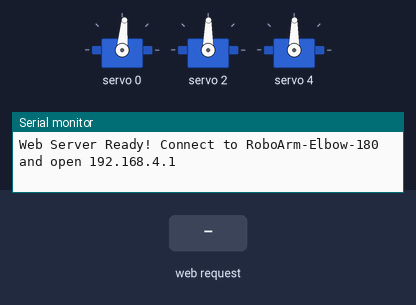
Simulated run of this sketch. Board: ESP32. Parts: 3 × servo, the last lines printed to the serial monitor. Inputs (shaded band) come from the test bench.

Above: at 1.2 s.
1.3 s: HTTP request GET /set?pulse=1 received
At 2.5 s:
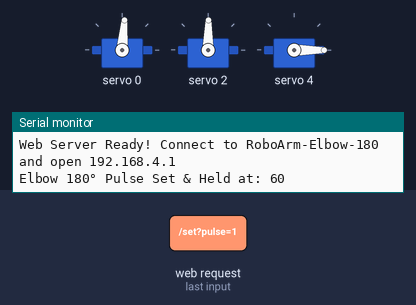
2.8 s: HTTP request GET /step?delta=120 received
At 3.9 s:
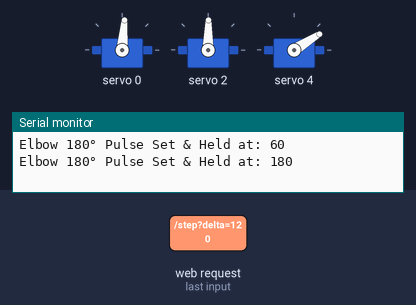
4.3 s: HTTP request GET /set?pulse=0 received
At 5.0 s:
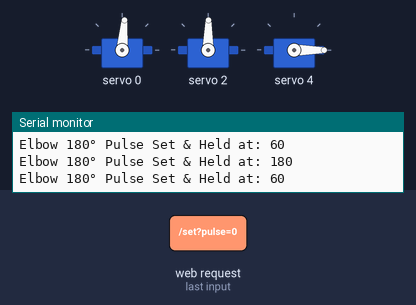
5.8 s: HTTP request GET /step?pulse=120&delta=120 received
At 6.2 s:
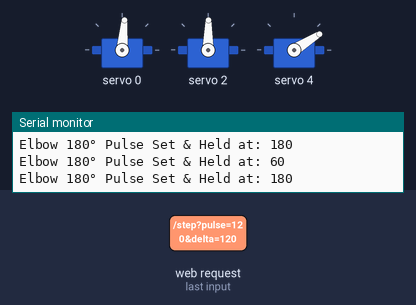
Timing chart, 0 to 8.3 s (numbered marks = the images above; inputs shaded):
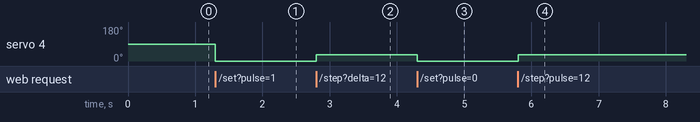

The sketch:

elbow_calib.ino
```cpp
#include <Wire.h>
#include <Adafruit_PWMServoDriver.h>
#include <WiFi.h>
#include <WebServer.h>

// ─────────────────────────────────────────
//  PCA9685 Config
// ─────────────────────────────────────────
Adafruit_PWMServoDriver pwm = Adafruit_PWMServoDriver();
#define SERVO_FREQ 50

// ─────────────────────────────────────────
//  Hardware Channels & Settings
// ─────────────────────────────────────────
const int BASE_CH     = 0;   // MG996R 360° (Locked at neutral 290)
const int SHOULDER_CH = 2;   // MG996R 180° (Locked at safe calibrated ~300)
const int ELBOW_CH    = 4;   // MG996R 180° Positional (TESTING JOINT)
const int ROLL_CH     = 6;   // MG90S 180° (160)
const int PITCH_CH    = 8;   // MG90S 180° (252)
const int GRIPPER_CH  = 10;  // MG90S 180° (350)

// Safe testing envelope for 180° Servo (Extended lower floor: 60 to 600)
const int MIN_SAFE_PULSE     = 60;
const int MAX_SAFE_PULSE     = 600;
const int DEFAULT_BOOT_PULSE = 300;
const int SHOULDER_HOLD_PULSE = 300; // Calibrated safe mid (180 to 500)

int currentElbowPulse = DEFAULT_BOOT_PULSE;

// ─────────────────────────────────────────
//  WiFi AP Config
// ─────────────────────────────────────────
const char* ssid     = "RoboArm-Elbow-180";
const char* password = "roboarm123";

WebServer server(80);

void lockOtherJoints() {
  // Hold Base 360° at dead-center 290 so it doesn't spin
  pwm.setPWM(BASE_CH, 0, 290);

  // Hold Shoulder 180° at safe calibrated center
  pwm.setPWM(SHOULDER_CH, 0, SHOULDER_HOLD_PULSE);

  // Cut or keep relaxed the wrist/gripper during elbow calibration
  pwm.setPWM(ROLL_CH, 0, 0);
  pwm.setPWM(PITCH_CH, 0, 0);
  pwm.setPWM(GRIPPER_CH, 0, 0);
}

void setElbowPulse(int p) {
  currentElbowPulse = constrain(p, MIN_SAFE_PULSE, MAX_SAFE_PULSE);
  pwm.setPWM(ELBOW_CH, 0, currentElbowPulse);
  Serial.printf("Elbow 180° Pulse Set & Held at: %d\n", currentElbowPulse);
}

void stepElbow(int delta) {
  setElbowPulse(currentElbowPulse + delta);
}

void cutPower() {
  pwm.setPWM(ELBOW_CH, 0, 0);
  pwm.setPWM(SHOULDER_CH, 0, 0);
  pwm.setPWM(BASE_CH, 0, 0);
  Serial.println("⚠️ All PWM Cut! Motor Relaxed.");
}

// ─────────────────────────────────────────
//  Web UI (180° Positional Elbow Calibrator)
// ─────────────────────────────────────────
const char HTML[] PROGMEM = R"rawliteral(
<!DOCTYPE html>
<html lang="en">
<head>
<meta charset="UTF-8"/>
<meta name="viewport" content="width=device-width,initial-scale=1.0"/>
<title>Elbow 180° Calibrator | RoboArm</title>
<style>
  @import url('https://fonts.googleapis.com/css2?family=Inter:wght@400;600;700;800&display=swap');
  *{margin:0;padding:0;box-sizing:border-box;}
  body{
    font-family:'Inter',sans-serif;
    background:#0a0b10;
    color:#e5e7eb;
    min-height:100vh;
    display:flex;
    flex-direction:column;
    align-items:center;
    padding:16px;
  }
  .card{
    background:#12141e;
    border:1px solid #1f2335;
    border-radius:24px;
    padding:24px 20px;
    width:100%;
    max-width:440px;
    box-shadow:0 12px 40px rgba(0,0,0,0.5);
    text-align:center;
  }
  h1{font-size:1.35rem;font-weight:800;color:#38bdf8;margin-bottom:4px;}
  .subtitle{font-size:0.8rem;color:#94a3b8;margin-bottom:12px;}
  .badge-row{display:flex;gap:6px;justify-content:center;margin-bottom:14px;flex-wrap:wrap;}
  .badge{
    display:inline-block;padding:4px 10px;
    background:#05966920;border:1px solid #10b98140;
    border-radius:12px;font-size:0.72rem;color:#10b981;
  }
  .guide-box{
    background:#1e1b4b;border:1px solid #4338ca;border-radius:14px;
    padding:12px;margin-bottom:14px;font-size:0.76rem;color:#c7d2fe;line-height:1.45;text-align:left;
  }
  .guide-box b{color:#a5b4fc;}
  .box{
    background:#0f172a;border:1px solid #1e293b;
    border-radius:16px;padding:16px 14px;margin-bottom:14px;text-align:left;
  }
  .box-title{font-size:0.85rem;font-weight:700;color:#38bdf8;margin-bottom:4px;}
  .box-desc{font-size:0.75rem;color:#64748b;margin-bottom:12px;line-height:1.4;}
  .hero-val{
    font-size:2.8rem;font-weight:800;color:#38bdf8;
    text-align:center;margin:6px 0 12px;letter-spacing:1px;
  }
  input[type=range]{
    width:100%;height:10px;border-radius:6px;
    background:#1e293b;outline:none;margin-bottom:14px;cursor:pointer;
  }
  .btn-grid-3{display:grid;grid-template-columns:1fr 1fr 1fr;gap:8px;margin-bottom:10px;}
  .btn{
    padding:12px 6px;font-size:0.85rem;font-weight:700;border:none;
    border-radius:12px;cursor:pointer;transition:all 0.1s ease;
  }
  .btn:active{transform:scale(0.96);}
  .btn-inc{background:#6366f1;color:#fff;}
  .btn-inc:hover{background:#4f46e5;}
  .btn-dec{background:#0284c7;color:#fff;}
  .btn-dec:hover{background:#0369a1;}
  .btn-home{
    width:100%;padding:13px;background:#1e293b;border:1px solid #334155;
    color:#f8fafc;font-size:0.88rem;font-weight:700;border-radius:10px;cursor:pointer;margin-top:6px;
  }
  .btn-home:hover{background:#334155;}
  .preset-grid{display:grid;grid-template-columns:repeat(6,1fr);gap:5px;margin-top:10px;}
  .btn-pre{
    padding:8px 2px;background:#1e293b;border:1px solid #334155;
    color:#cbd5e1;border-radius:8px;font-size:0.75rem;font-weight:700;cursor:pointer;
  }
  .btn-pre:hover{background:#334155;color:#fff;}
  .direct-form{display:flex;gap:8px;margin-top:12px;}
  .direct-input{
    flex:1;background:#1e293b;border:1px solid #334155;border-radius:10px;
    padding:8px 12px;color:#fff;font-size:0.9rem;font-weight:600;text-align:center;
  }
  .btn-set{
    background:#38bdf8;color:#0f172a;border:none;border-radius:10px;
    padding:8px 16px;font-size:0.85rem;font-weight:700;cursor:pointer;
  }
  .btn-cut{
    width:100%;padding:14px;background:#7f1d1d;border:1px solid #ef444455;
    color:#fca5a5;font-size:0.92rem;font-weight:700;border-radius:12px;cursor:pointer;margin-top:4px;
  }
  .btn-cut:active{transform:scale(0.97);}
  .status{margin-top:14px;font-size:0.82rem;color:#10b981;min-height:18px;font-weight:600;}
</style>
</head>
<body>
<div class="card">
  <h1>🦾 ELBOW 180° CALIBRATOR</h1>
  <p class="subtitle">MG996R Positional Servo (Channel 4)</p>
  <div class="badge-row">
    <span class="badge">🔒 Base (CH0) 360° at 290</span>
    <span class="badge">🔒 Shoulder (CH2) 180° Held at 300</span>
  </div>

  <div class="guide-box">
    <b>📋 Calibration Progress:</b><br/>
    • <b>MAX Limit:</b> 505 (Noted!)<br/>
    • <b>MIN Limit Testing:</b> Lower range open down to <b>60</b>.<br/>
    • 100 ke neeche <b>-5 / -1</b> karke dekhein kahan physical stop aata hai.
  </div>

  <!-- ── Current Position Hero & Slider ── -->
  <div class="box">
    <div class="box-title">📍 Live Position / Pulse (60 → 600)</div>
    <div class="hero-val" id="disp">300</div>
    <input type="range" min="60" max="600" value="300" id="slider" oninput="onSlide(this.value)" onchange="sendPulse(this.value)">

    <div class="preset-grid">
      <button class="btn-pre" onclick="sendPulse(70)">70</button>
      <button class="btn-pre" onclick="sendPulse(85)">85</button>
      <button class="btn-pre" onclick="sendPulse(100)">100</button>
      <button class="btn-pre" onclick="sendPulse(200)">200</button>
      <button class="btn-pre" onclick="sendPulse(300)">300 (MID)</button>
      <button class="btn-pre" onclick="sendPulse(505)">505 (MAX)</button>
    </div>

    <div class="direct-form">
      <input type="number" id="numInput" class="direct-input" placeholder="Type Pulse (60-600)" min="60" max="600" value="300"/>
      <button class="btn-set" onclick="sendManual()">GOTO</button>
    </div>
  </div>

  <!-- ── Step Controls ── -->
  <div class="box">
    <div class="box-title">⚡ Precision Step Controls</div>
    <div class="box-desc">
      Slowly find exact limits without sudden shock:
    </div>

    <!-- Decrement Group -->
    <div class="btn-grid-3">
      <button class="btn btn-dec" onclick="step(-1)">-1</button>
      <button class="btn btn-dec" onclick="step(-5)">-5</button>
      <button class="btn btn-dec" onclick="step(-15)">-15</button>
    </div>

    <!-- Increment Group -->
    <div class="btn-grid-3">
      <button class="btn btn-inc" onclick="step(+1)">+1</button>
      <button class="btn btn-inc" onclick="step(+5)">+5</button>
      <button class="btn btn-inc" onclick="step(+15)">+15</button>
    </div>

    <button class="btn-home" onclick="sendPulse(300)">🎯 CENTER / MIDPOINT (300)</button>
  </div>

  <button class="btn-cut" onclick="cutPower()">⚠️ CUT ALL POWER (EMERGENCY PWM 0)</button>
  <div class="status" id="status">Ready. Lower limit expanded down to 60.</div>
</div>

<script>
let currentVal = 300;

function setStatus(msg){document.getElementById('status').innerText = msg;}

function updateUI(val){
  currentVal = parseInt(val);
  document.getElementById('disp').innerText = currentVal;
  document.getElementById('slider').value = currentVal;
  document.getElementById('numInput').value = currentVal;
}

function onSlide(v){
  document.getElementById('disp').innerText = v;
}

function sendPulse(p){
  updateUI(p);
  setStatus('Holding pulse: ' + p);
  fetch('/set?pulse=' + p)
    .then(r => r.text())
    .then(m => setStatus(m))
    .catch(() => setStatus('Connection Error!'));
}

function sendManual(){
  let val = parseInt(document.getElementById('numInput').value);
  if(isNaN(val)) return;
  if(val < 60) val = 60;
  if(val > 600) val = 600;
  sendPulse(val);
}

function step(delta){
  let target = currentVal + delta;
  if(target < 60) target = 60;
  if(target > 600) target = 600;
  sendPulse(target);
}

function cutPower(){
  fetch('/cut').then(() => setStatus('⚠️ All PWM Cut! Motor Relaxed.'));
}
</script>
</body>
</html>
)rawliteral";

// ─────────────────────────────────────────
//  HTTP Handlers
// ─────────────────────────────────────────
void handleRoot() {
  server.send_P(200, "text/html", HTML);
}

void handleSet() {
  if (server.hasArg("pulse")) {
    int p = server.arg("pulse").toInt();
    setElbowPulse(p);
    server.send(200, "text/plain", "Locked & Holding at: " + String(currentElbowPulse));
  } else {
    server.send(400, "text/plain", "Missing pulse");
  }
}

void handleStep() {
  if (server.hasArg("delta")) {
    int d = server.arg("delta").toInt();
    stepElbow(d);
    server.send(200, "text/plain", "Stepped to: " + String(currentElbowPulse));
  } else {
    server.send(400, "text/plain", "Missing delta");
  }
}

void handleCut() {
  cutPower();
  server.send(200, "text/plain", "All Power Cut");
}

// ─────────────────────────────────────────
//  Setup & Loop
// ─────────────────────────────────────────
void setup() {
  Serial.begin(115200);
  Serial.println("\n=== Elbow 180° Positional Calibrator (CH 4) ===");

  pwm.begin();
  pwm.setOscillatorFrequency(27000000);
  pwm.setPWMFreq(SERVO_FREQ);
  delay(50);

  // Lock base 360 at 290 and Shoulder 180 at safe center 300
  lockOtherJoints();
  Serial.println("Base (CH0) locked at 290. Shoulder (CH2) locked at 300.");

  // Prime Elbow to 300 neutral midpoint
  setElbowPulse(currentElbowPulse);
  Serial.printf("Elbow (CH4) primed & held at: %d\n", currentElbowPulse);

  WiFi.softAP(ssid, password);
  Serial.printf("WiFi AP: %s  |  http://%s\n", ssid, WiFi.softAPIP().toString().c_str());

  server.on("/",     handleRoot);
  server.on("/set",  handleSet);
  server.on("/step", handleStep);
  server.on("/cut",  handleCut);
  server.begin();

  Serial.println("Web Server Ready! Connect to RoboArm-Elbow-180 and open 192.168.4.1");
}

void loop() {
  server.handleClient();
}
```

Measured:
- after the input at 1.3 s, servo 4: 89° → 0° at once
- after the input at 2.8 s, servo 4: 0° → 32° at once
- after the input at 4.3 s, servo 4: 32° → 0° at once
- after the input at 5.8 s, servo 4: 0° → 32° at once
